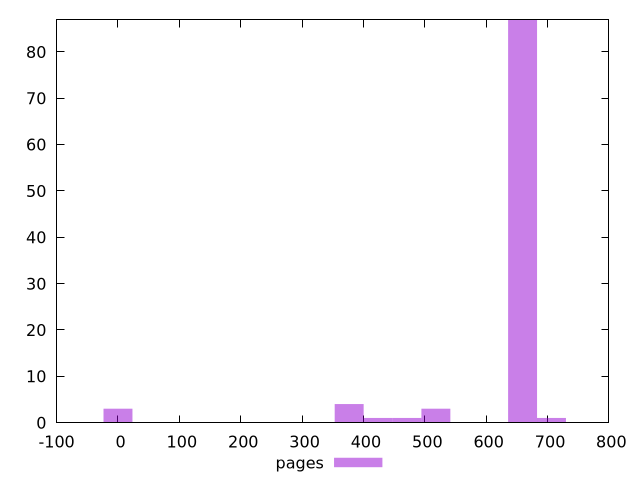

The script that saved this image:
$_pages <<EOF
423.8744300453075 1
659.3602245149228 87
376.77727115138447 4
0 3
706.4573834088459 1
518.0687478331537 3
470.97158893923057 1
EOF
set key outside below
set terminal pngcairo
set output "report_00005_2020-11-02T22-26-11.212Z/uses-rel-preload/pages//raw_hist.png"
set yrange [0:87]
set boxwidth 47.09715889392306
set style fill transparent solid 0.5 noborder
plot $_pages title "pages" with boxes ,
